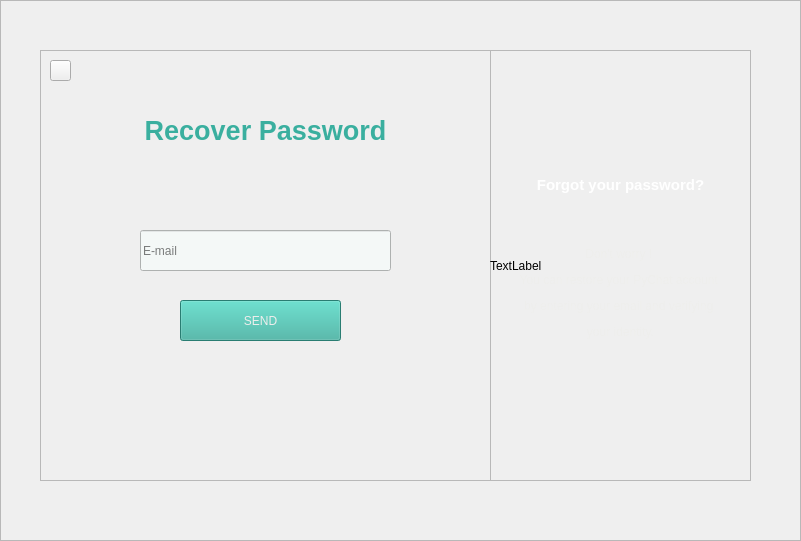
   <widget class="QFrame" name="Recover_FRM">
    <property name="geometry">
     <rect>
      <x>1840</x>
      <y>20</y>
      <width>801</width>
      <height>541</height>
     </rect>
    </property>
    <property name="frameShape">
     <enum>QFrame::StyledPanel</enum>
    </property>
    <property name="frameShadow">
     <enum>QFrame::Raised</enum>
    </property>
    <widget class="QLabel" name="label_4">
     <property name="geometry">
      <rect>
       <x>0</x>
       <y>0</y>
       <width>801</width>
       <height>541</height>
      </rect>
     </property>
     <property name="text">
      <string/>
     </property>
     <property name="pixmap">
      <pixmap>images/b-1.jpg</pixmap>
     </property>
    </widget>
    <widget class="QFrame" name="frame">
     <property name="geometry">
      <rect>
       <x>40</x>
       <y>50</y>
       <width>451</width>
       <height>431</height>
      </rect>
     </property>
     <property name="frameShape">
      <enum>QFrame::StyledPanel</enum>
     </property>
     <property name="frameShadow">
      <enum>QFrame::Raised</enum>
     </property>
     <widget class="QFrame" name="frame_13">
      <property name="geometry">
       <rect>
        <x>0</x>
        <y>0</y>
        <width>451</width>
        <height>431</height>
       </rect>
      </property>
      <property name="cursor">
       <cursorShape>ArrowCursor</cursorShape>
      </property>
      <property name="frameShape">
       <enum>QFrame::StyledPanel</enum>
      </property>
      <property name="frameShadow">
       <enum>QFrame::Raised</enum>
      </property>
      <widget class="QLineEdit" name="Username_LE_2">
       <property name="geometry">
        <rect>
         <x>100</x>
         <y>180</y>
         <width>251</width>
         <height>41</height>
        </rect>
       </property>
       <property name="cursor">
        <cursorShape>IBeamCursor</cursorShape>
       </property>
       <property name="styleSheet">
        <string notr="true">background-color: rgb(244, 248, 247);</string>
       </property>
       <property name="cursorPosition">
        <number>0</number>
       </property>
       <property name="placeholderText">
        <string>E-mail</string>
       </property>
       <property name="clearButtonEnabled">
        <bool>true</bool>
       </property>
      </widget>
      <widget class="QPushButton" name="Signin_BTN_2">
       <property name="geometry">
        <rect>
         <x>140</x>
         <y>250</y>
         <width>161</width>
         <height>41</height>
        </rect>
       </property>
       <property name="cursor">
        <cursorShape>PointingHandCursor</cursorShape>
       </property>
       <property name="styleSheet">
        <string notr="true">color: rgb(238, 238, 236);
background-color: rgb(57, 175, 159);
</string>
       </property>
       <property name="text">
        <string>SEND</string>
       </property>
      </widget>
      <widget class="QLabel" name="label_17">
       <property name="geometry">
        <rect>
         <x>0</x>
         <y>60</y>
         <width>451</width>
         <height>41</height>
        </rect>
       </property>
       <property name="text">
        <string>&lt;html&gt;&lt;head/&gt;&lt;body&gt;&lt;p&gt;&lt;span style=&quot; font-size:20pt; font-weight:600; color:#3aaf9f;&quot;&gt;Recover Password&lt;/span&gt;&lt;/p&gt;&lt;/body&gt;&lt;/html&gt;</string>
       </property>
       <property name="alignment">
        <set>Qt::AlignCenter</set>
       </property>
      </widget>
      <widget class="QPushButton" name="pushButton_6">
       <property name="geometry">
        <rect>
         <x>10</x>
         <y>10</y>
         <width>21</width>
         <height>21</height>
        </rect>
       </property>
       <property name="cursor">
        <cursorShape>PointingHandCursor</cursorShape>
       </property>
       <property name="text">
        <string/>
       </property>
       <property name="icon">
        <iconset>
         <normaloff>images/back.png</normaloff>images/back.png</iconset>
       </property>
      </widget>
     </widget>
    </widget>
    <widget class="QFrame" name="Varify_FRM_3">
     <property name="geometry">
      <rect>
       <x>490</x>
       <y>50</y>
       <width>261</width>
       <height>431</height>
      </rect>
     </property>
     <property name="styleSheet">
      <string notr="true"/>
     </property>
     <property name="frameShape">
      <enum>QFrame::StyledPanel</enum>
     </property>
     <property name="frameShadow">
      <enum>QFrame::Raised</enum>
     </property>
     <widget class="QLabel" name="label_23">
      <property name="geometry">
       <rect>
        <x>0</x>
        <y>110</y>
        <width>261</width>
        <height>51</height>
       </rect>
      </property>
      <property name="styleSheet">
       <string notr="true">background-color: transparent;</string>
      </property>
      <property name="text">
       <string>&lt;!DOCTYPE HTML PUBLIC &quot;-//W3C//DTD HTML 4.0//EN&quot; &quot;http://www.w3.org/TR/REC-html40/strict.dtd&quot;&gt;
&lt;html&gt;&lt;head&gt;&lt;meta name=&quot;qrichtext&quot; content=&quot;1&quot; /&gt;&lt;style type=&quot;text/css&quot;&gt;
p, li { white-space: pre-wrap; }
&lt;/style&gt;&lt;/head&gt;&lt;body style=&quot; font-family:'Umpush Light'; font-size:10pt; font-weight:400; font-style:normal;&quot;&gt;
&lt;p align=&quot;center&quot; style=&quot; margin-top:0px; margin-bottom:0px; margin-left:0px; margin-right:0px; -qt-block-indent:0; text-indent:0px;&quot;&gt;&lt;span style=&quot; font-size:11pt; font-weight:600; color:#ffffff;&quot;&gt;Forgot your password?&lt;/span&gt;&lt;/p&gt;&lt;/body&gt;&lt;/html&gt;</string>
      </property>
      <property name="alignment">
       <set>Qt::AlignCenter</set>
      </property>
     </widget>
     <widget class="QLabel" name="label_24">
      <property name="geometry">
       <rect>
        <x>0</x>
        <y>160</y>
        <width>261</width>
        <height>181</height>
       </rect>
      </property>
      <property name="styleSheet">
       <string notr="true">background-color: transparent;</string>
      </property>
      <property name="text">
       <string>&lt;html&gt;&lt;head/&gt;&lt;body&gt;&lt;p align=&quot;center&quot;&gt;&lt;span style=&quot; color:#eeeeec;&quot;&gt;Don't worry ! &lt;/span&gt;&lt;/p&gt;&lt;p&gt;&lt;span style=&quot; color:#eeeeec;&quot;&gt;You can restore your PyChat account &lt;/span&gt;&lt;/p&gt;&lt;p&gt;&lt;span style=&quot; color:#eeeeec;&quot;&gt;by entering your email and verifying &lt;/span&gt;&lt;/p&gt;&lt;p&gt;&lt;span style=&quot; color:#eeeeec;&quot;&gt;your identity. &lt;br/&gt;&lt;/span&gt;&lt;/p&gt;&lt;/body&gt;&lt;/html&gt;</string>
      </property>
      <property name="alignment">
       <set>Qt::AlignCenter</set>
      </property>
     </widget>
     <widget class="QLabel" name="label_21">
      <property name="geometry">
       <rect>
        <x>0</x>
        <y>0</y>
        <width>261</width>
        <height>431</height>
       </rect>
      </property>
      <property name="text">
       <string>TextLabel</string>
      </property>
      <property name="scaledContents">
       <bool>true</bool>
      </property>
     </widget>
     <zorder>label_21</zorder>
     <zorder>label_23</zorder>
     <zorder>label_24</zorder>
    </widget>
   </widget>
